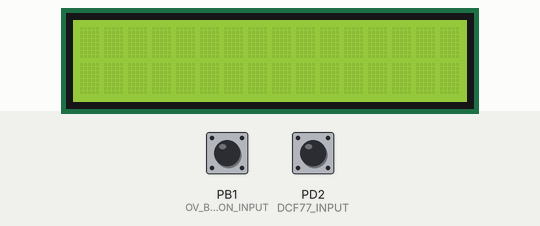
Bench run of a program on a simulated ATmega328P, built with avr-gcc and emulated at 16 MHz. On the bench: 20×4 character LCD. Wiring (inferred from the names in the program): character LCD (HD44780): RS PD4; R/W PD5; E PD6; data PC0, PC1, PC2, PC3. The test bench sets the inputs (shaded band); at power-on: PD2 (DCF77_INPUT) HIGH, PB1 (OV_BUTTON_INPUT) HIGH.

Above: at 1.2 s.
1.3 s: PD2 (DCF77_INPUT) pulled LOW for 1 s
At 2.7 s:
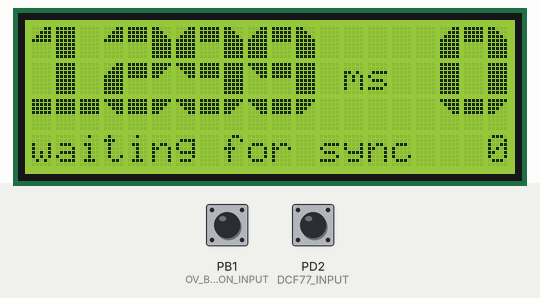
3.8 s: PD2 (DCF77_INPUT) pulled LOW for 0.15 s
At 4.5 s:
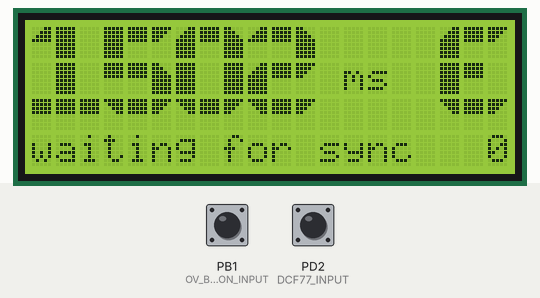
5.4 s: PD2 (DCF77_INPUT) pulled LOW for 3.2 s
At 7.5 s:
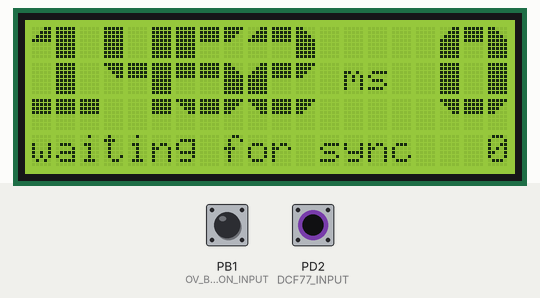
10.1 s: PD2 (DCF77_INPUT) pulled LOW for 1 s
At 11.8 s:
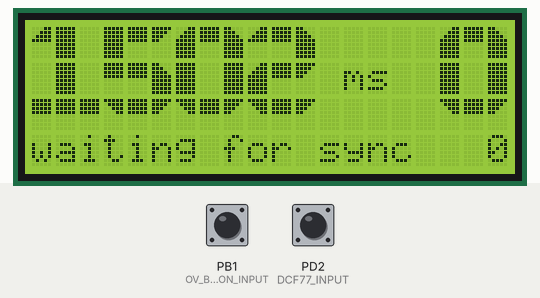
12.6 s: PD2 (DCF77_INPUT) pulsed LOW 2 times (0.12 s each, 0.3 s apart)
At 13.8 s:
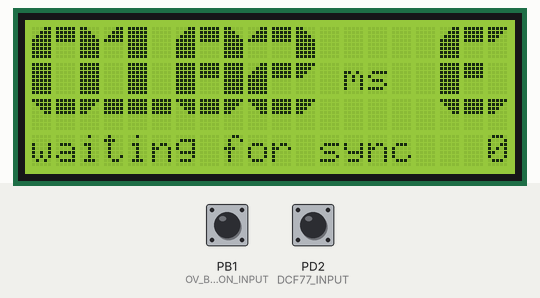
14.7 s: PD2 (DCF77_INPUT) pulled LOW for 0.15 s
At 16.2 s:
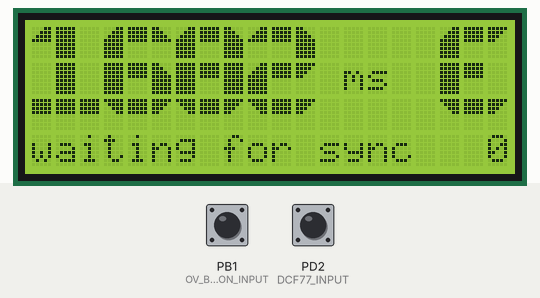
Timing chart, 0 to 17.3 s (numbered marks = the images above; inputs shaded):
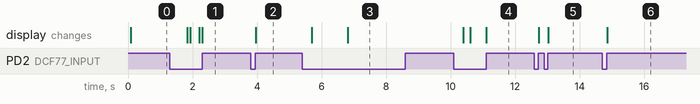

The program:

main.c
```c
#include <string.h>
#include <stdio.h>
#include <stdbool.h>
#include <time.h>
#include <avr/interrupt.h>
#include "hd44780.h"
#include "lcdfont.h"

#define EDGE_1_MS	800	/* 200ms edge non-inverted. */
#define EDGE_0_MS	900	/* 100ms edge non-inverted.  */
#define EDGE_SYNC_0_MS	1900
#define EDGE_SYNC_1_MS	1800
#define TOLERANCE_MS	40

#define DCF77_DDR	DDRD
#define DCF77_PORT	PORTD
#define DCF77_INPUT	PD2

#define HD77480_COLS	20
#define HD77480_ROWS	4

#define BIT_SYNC	254
#define BIT_NOISY	255

#define OV_BUTTON_DDR	DDRB
#define OV_BUTTON_PORT	PORTB
#define OV_BUTTON_INPUT PB1

struct time_date_t {
	uint8_t sec;		/* 0..59 */
	uint8_t min;		/* 0..59 */
	uint8_t hour;		/* 0..23 */
	uint8_t day;		/* 1..31 */
	uint8_t wday;		/* 1..7 */
	uint8_t month;		/* 1..12 */
	uint8_t year;		/* 0..99 */
	uint8_t cest;		/* 0 false, 1 true */
};

const char *WEEKDAYS[] = {"Sun", "Mon", "Tue", "Wed", "Thu", "Fri", "Sat"};

typedef enum {
	WAIT_FOR_SYNC = 0,
	DECODING      = 1,
	OPERATING     = 2
} dcf77_state_t;

typedef enum {
	DATE_TIME  = 0,
	EDGE_INFO  = 1,
	STATISTICS = 2,
	VERSION	   = 3,
	MENU_END   = 4
} menu_state_t;

volatile dcf77_state_t dcf77_state = WAIT_FOR_SYNC;
volatile uint16_t tim0_cnt = 0;
volatile time_t tim1_cnt = 0;
volatile uint8_t bits[60] = {0};
volatile uint8_t bit_cnt = 0;
volatile uint16_t measured_edge = 0;
volatile uint64_t num_invalid_edges = 0;
volatile uint64_t num_total_edges = 0;
uint64_t num_sec_dcf77 = 0;
uint64_t num_sec_timer = 0;
menu_state_t menu_state = EDGE_INFO;

ISR(INT0_vect)
{
	if (tim0_cnt > 0) {
		if (EDGE_1_MS - TOLERANCE_MS < tim0_cnt &&
		    tim0_cnt < EDGE_1_MS + TOLERANCE_MS)
			bits[bit_cnt] = 1;
		else if (EDGE_0_MS - TOLERANCE_MS < tim0_cnt &&
			 tim0_cnt < EDGE_0_MS + TOLERANCE_MS)
			bits[bit_cnt] = 0;
		else if (EDGE_SYNC_0_MS - TOLERANCE_MS < tim0_cnt &&
			 tim0_cnt < EDGE_SYNC_0_MS + TOLERANCE_MS) {
			bits[bit_cnt] = 0;
			bit_cnt = 59;
			bits[bit_cnt] = BIT_SYNC;
			dcf77_state = dcf77_state == WAIT_FOR_SYNC ? DECODING : OPERATING;
		} else if (EDGE_SYNC_1_MS - TOLERANCE_MS < tim0_cnt &&
			   tim0_cnt < EDGE_SYNC_1_MS + TOLERANCE_MS) {
			bits[bit_cnt] = 1;
			bit_cnt = 59;
			bits[bit_cnt] = BIT_SYNC;
			dcf77_state = dcf77_state == WAIT_FOR_SYNC ? DECODING : OPERATING;
		} else {
			/* Noisy undetermined signal. */
			bit_cnt = 59;
			bits[bit_cnt] = BIT_NOISY;
			dcf77_state = WAIT_FOR_SYNC;
			num_invalid_edges++;
		}
		bit_cnt	= (bit_cnt + 1) % 60;
		measured_edge = tim0_cnt;
		num_total_edges++;
		tim0_cnt = 0;
	}
}

ISR(TIMER0_COMPA_vect)
{
	/* This counter is increased every 1ms. */
	tim0_cnt++;
}

ISR(TIMER1_COMPA_vect)
{
	/* This counter is increased every 1sec. */
	tim1_cnt++;
}

void print_ms_bit(const uint8_t bit)
{
	char edge_ms[HD77480_COLS + 1] = {0};

	if (bit == BIT_NOISY)
		sprintf(edge_ms, "%04d     %c", measured_edge, 'E');
	else
		sprintf(edge_ms, "%04d     %d", measured_edge, bit);
	print_bigfont(edge_ms);

	lcd_print_cr("     ", 12, 0);
	lcd_print_cr(" ms  ", 12, 1);
	lcd_print_cr("     ", 12, 2);
}

void print_date_time(const struct time_date_t *time_date, const bool is_dcf77)
{
	char time[HD77480_COLS + 1] = {0};
	char date[HD77480_COLS + 1] = {0};

	sprintf(time, "%02d:%02d:%02d", time_date->hour, time_date->min, time_date->sec);
	sprintf(date, "%s %02d.%02d.20%02d %s", WEEKDAYS[time_date->wday % 7],
		time_date->day, time_date->month, time_date->year,
		time_date->cest ? "CEST " : "CET  ");

	print_bigfont(time);
	lcd_print_cr(date, 0, 3);

	if (is_dcf77) {
		/* Print antenna symbol to visualize that clock is using DCF77 signal. */
		lcd_set_cursor(19, 3);
		lcd_print_raw(183);
	}
}

void print_dcf77_state(void)
{
	char sync_cnt_str[HD77480_COLS + 1] = {0};

	dcf77_state == WAIT_FOR_SYNC ?
		sprintf(sync_cnt_str, "waiting for sync %3d", bit_cnt) :
		sprintf(sync_cnt_str, "decoding bit     %3d", bit_cnt);
	lcd_print_cr(sync_cnt_str, 0, 3);
}

void print_stats(void)
{
	char edge_error_rate[20] = {0};
	char uptime_dcf77_rate[20] = {0};
	char mean_sd_800[20] = "mean:sd: 809:12";
	char mean_sd_900[20] = "mean:sd: 911:08";

	snprintf(edge_error_rate, 20, "error rate: %3.2f %%",
		 100.0 * num_invalid_edges / num_total_edges);
	snprintf(uptime_dcf77_rate, 20, "dcf uptime: %3.2f %%",
		 100.0 * num_sec_dcf77 / (num_sec_dcf77 + num_sec_timer));

	lcd_clear();
	lcd_print_cr(edge_error_rate, 0, 0);
	lcd_print_cr(uptime_dcf77_rate, 0, 1);
	lcd_print_cr(mean_sd_800, 0, 2);
	lcd_print_cr(mean_sd_900, 0, 3);
}

uint8_t parity(volatile const uint8_t bits[60],
	       const uint8_t f, const uint8_t t)
{
	uint8_t res = 0;

	for (uint8_t b = f; b <= t; b++)
		res ^= bits[b];

	return res;
}

uint8_t decode_bcd(volatile const uint8_t bits[60], const uint8_t len)
{
	uint8_t res = 0;

	for (uint8_t l = 0; l < len; l++)
		res += bits[l] * (1 << l);

	return res;
}

bool decode(volatile const uint8_t bits[60], struct time_date_t *time_date)
{
	time_date->cest	 = bits[17];
	time_date->sec	 = bit_cnt;
	time_date->min	 = 10 *	decode_bcd(&bits[25], 3) + decode_bcd(&bits[21], 4);
	time_date->hour	 = 10 *	decode_bcd(&bits[33], 2) + decode_bcd(&bits[29], 4);
	time_date->day	 = 10 *	decode_bcd(&bits[40], 2) + decode_bcd(&bits[36], 4);
	time_date->wday	 = decode_bcd(&bits[42], 3);
	time_date->month = 10 * decode_bcd(&bits[49], 1) + decode_bcd(&bits[45], 4);
	time_date->year	 = 10 *	decode_bcd(&bits[54], 4) + decode_bcd(&bits[50], 4);

	/* Bit sanity checks. */
	return (!(bits[0] || !bits[20] || parity(bits, 21, 28)
		  || parity(bits, 29, 35) || parity(bits, 36, 58)));
}

time_t as_time_t(const struct time_date_t *time_date)
{
	struct tm _tm;
	memset(&_tm, 0, sizeof(struct tm));

	_tm.tm_sec  = time_date->sec;
	_tm.tm_min  = time_date->min;
	_tm.tm_hour = time_date->hour;
	_tm.tm_mday = time_date->day;
	_tm.tm_mon  = time_date->month - 1;
	_tm.tm_wday = time_date->wday;
	_tm.tm_year = time_date->year + 100;
	_tm.tm_isdst = ~time_date->cest;

	return (mktime(&_tm));
}

void as_time_date_t(struct time_date_t *time_date)
{
	struct tm *_tm = localtime((time_t *)&tim1_cnt);

	time_date->sec = _tm->tm_sec;
	time_date->min = _tm->tm_min;
	time_date->hour = _tm->tm_hour;
	time_date->day = _tm->tm_mday;
	time_date->month = _tm->tm_mon + 1;
	time_date->wday = _tm->tm_wday;
	time_date->year = _tm->tm_year - 100;
	time_date->cest = ~_tm->tm_isdst;
}

void init(void)
{
	/* Init DCF77_INPUT as signal input. */
	DCF77_DDR &= ~(1 << DCF77_INPUT);
	/* Activate Pull-Up resistor on DCF77_INPUT. */
	DCF77_PORT |= (1 << DCF77_INPUT);

	/* Low level ¯¯¯|__|¯¯¯ on INT0 generates an interrupt request. */
	EICRA = 0;

	/* Activate INT0. */
	EIMSK |= (1 << INT0);

	/* Initialize 1msec interrupt timer. */
	/* Set the timer to clear timer on compare match mode (CTC). */
	TCCR0A |= (1 << WGM01);

	/* Set prescaler to 64. */
	TCCR0B |= (1 << CS01) | (1 << CS00);

	/* We want a delay of 1ms (1 * 10^(-3)),
	   run at 16Mhz (16 * 10^6) and use a prescaler of 64, thus:
	   Timer count = Delay / Clock time period - 1
	           249 = (1 * 10^(-3)) / (1 / (16 * 10^6 / 64)) - 1
	   If this value is reached, then 1ms is passed. */
	OCR0A = 249;

	/* Enable compare and match ISR(TIMER0_COMPA_vect). */
	TIMSK0 |= (1 << OCIE0A);

	/* Initialize 1sec interrupt timer. */
	/* Set prescaler to 1024 and CTC mode. */
	TCCR1B |= (1 << CS12) | (1 << CS10) | (1 << WGM12);

	/* We want a delay of 1s, run at 16 Mhz and use a prescaler of 1024,
	   thus: (1 * 1) / (1 / (16 * 10^6 / 1024)) - 1 = 15624. */
	OCR1A = 15624;

	/* Enable compare and match ISR(TIMER1_COMPA_vect). */
	TIMSK1 |= (1 << OCIE1A);

	/* Enable interrupts. */
	sei();

	/* Init hd77480 LCD. */
	lcd_init(HD77480_COLS, HD77480_ROWS);
	lcd_init_charmaps();

	/* Init overview button as input switch. */
	OV_BUTTON_DDR &= ~(1 << OV_BUTTON_INPUT);
	/* Activate Pull-Up resistor on OV_BUTTON_INPUT. */
	OV_BUTTON_PORT |= (1 << OV_BUTTON_INPUT);
}

int main(void)
{
	struct time_date_t time_date;
	memset(&time_date, 0, sizeof(struct time_date_t));
	bool valid = false;
	struct time_date_t timer_time_date = {.year = 0};

	init();

	while (1) {
		if (!(PINB & (1 << OV_BUTTON_INPUT))) {
			_delay_us(1000);
			if (!(PINB & (1 << OV_BUTTON_INPUT)))
				menu_state = (menu_state + 1) % MENU_END;
		}

		/* Run in 1sec interrupt timer mode when no valid dcf77
		   edges can be received. We use timer_time_date.year to make
		   sure we received at least once a valid decoded dcf77 time. */
		if (timer_time_date.year && dcf77_state != OPERATING) {
			num_sec_timer++; /* For statistics, count number of seconds
					    we run in timer mode. */
			as_time_date_t(&time_date);
			print_date_time(&time_date, false);
		}
		/* A valid dcf77 edge was detected. */
		else if (tim0_cnt == 0) {
			if (dcf77_state == OPERATING) {
				time_date.sec = bit_cnt;
				num_sec_dcf77++; /* For statistics, count number of seconds
						    we run in operating dcf77 mode. */
				if (bits[59] == BIT_SYNC) {
					bits[59] = 0;
					valid = decode(bits, &time_date);
					/* If we hit the sync signal and decoded the
					   time, then set the 1sec timer tim1_cnt to
					   seconds since 1970 decoded from dcf77. */
					if (valid)
						tim1_cnt = as_time_t(&time_date);
				}
				if (valid) {
					print_date_time(&time_date, true);
					memcpy(&timer_time_date, &time_date,
					       sizeof(struct time_date_t));
				} else
					dcf77_state = WAIT_FOR_SYNC;
			} else {
				if (bits[59] == BIT_NOISY) {
					bits[59] = 0;
					print_ms_bit(BIT_NOISY);
				} else
					print_ms_bit(bits[bit_cnt - 1]);
				print_dcf77_state();
			}
		}
	}

	return 0;
}
```

hd44780.c
```c
#include <stdio.h>
#include <avr/interrupt.h>
#include <avr/io.h>
#include "hd44780.h"

/*
  |   1 |   2 |  3 |  4 |  5 |  6 |  7 |  8 |  9 | 10 | 11 | 12 | 13 | 14 |  15 |  16 |
  |-----+-----+----+----+----+----+----+----+----+----+----+----+----+----+-----+-----|
  | GND | VCC | VO | RS | RW | EN | D0 | D1 | D2 | D3 | D4 | D5 | D6 | D7 | BLA | BLK |

  (taken from https://en.wikipedia.org/wiki/Hitachi_HD44780_LCD_controller)
  1  Ground
  2  VCC (+3.3 to +5V)
  3  Contrast adjustment (VO)
  4  Register Select (RS). RS=0: Command, RS=1: Data
  5  Read/Write (R/W). R/W=0: Write,
     R/W=1: Read (This pin is optional due to the fact
     that most of the time you will only want to write
     to it and not read. Therefore, in general use, this
     pin will be permanently connected directly to ground.)
  6  Clock (Enable). Falling edge triggered
  7  Bit 0 (Not used in 4-bit operation)
  8  Bit 1 (Not used in 4-bit operation)
  9  Bit 2 (Not used in 4-bit operation)
  10 Bit 3 (Not used in 4-bit operation)
  11 Bit 4
  12 Bit 5
  13 Bit 6
  14 Bit 7
  15 Backlight Anode (+) (If applicable)
  16 Backlight Cathode (-) (If applicable)
 */

#define HD77480_CTRL_DDR	DDRD
#define HD77480_CTRL_PORT	PORTD
#define HD77480_RS		PD4 /* Arduino 4 */
#define HD77480_RW		PD5 /* Arduino 5 */
#define HD77480_EN		PD6 /* Arduino 6 */

#define HD77480_DATA_DDR	DDRC // DDRB
#define HD77480_DATA_PORT	PORTC // PORTB
#define HD77480_D4		PC0 //PB0 /* Arduino 8 */
#define HD77480_D5		PC1 //PB1 /* Arduino 9 */
#define HD77480_D6		PC2 //PB2 /* Arduino 10 */
#define HD77480_D7		PC3 //PB3 /* Arduino 11 */

#define RS_COMMAND(val) send(val, 0)
#define RS_DATA(val) send(val, 1)

static uint8_t row_offsets[4]	= {0};
static uint8_t display_function = 0;
static uint8_t display_control	= 0;
static uint8_t display_mode	= 0;
static uint8_t nrows		= 0;

static void pulse_enable(void)
{
	HD77480_CTRL_PORT &= ~(1 << HD77480_EN);
	_delay_us(1);
	HD77480_CTRL_PORT |= (1 << HD77480_EN);
	_delay_us(1);		/* Enable pulse must be > 450ns. */
	HD77480_CTRL_PORT &= ~(1 << HD77480_EN);
	_delay_us(100);		/* Commands need > 37us to settle.  */

}

static void write4bits(const uint8_t val)
{
	if ((val >> 0) & 0x01)
		HD77480_DATA_PORT |= (1 << HD77480_D4);
	else
		HD77480_DATA_PORT &= ~(1 << HD77480_D4);

	if ((val >> 1) & 0x01)
		HD77480_DATA_PORT |= (1 << HD77480_D5);
	else
		HD77480_DATA_PORT &= ~(1 << HD77480_D5);

	if ((val >> 2) & 0x01)
		HD77480_DATA_PORT |= (1 << HD77480_D6);
	else
		HD77480_DATA_PORT &= ~(1 << HD77480_D6);

	if ((val >> 3) & 0x01)
		HD77480_DATA_PORT |= (1 << HD77480_D7);
	else
		HD77480_DATA_PORT &= ~(1 << HD77480_D7);

	pulse_enable();
}

static void send(const uint8_t val, const uint8_t mode)
{
	if (mode)
		HD77480_CTRL_PORT |= (1 << HD77480_RS);
	else
		HD77480_CTRL_PORT &= ~(1 << HD77480_RS);

	HD77480_CTRL_PORT &= ~(1 << HD77480_RW);

	write4bits(val >> 4);
	write4bits(val);
}

static void set_row_offsets(const uint8_t row0, const uint8_t row1,
			    const uint8_t row2, const uint8_t row3)
{
	row_offsets[0] = row0;
	row_offsets[1] = row1;
	row_offsets[2] = row2;
	row_offsets[3] = row3;
}

static void begin(const uint8_t ncols, const uint8_t _nrows,
		  const uint8_t _dotsize)
{
	nrows = _nrows;

	if (nrows > 1)
		display_function |= LCD_2LINE;

	set_row_offsets(0x00, 0x40, 0x00 + ncols, 0x40 + ncols);

	/* For some 1 lines displays you can select a 10 pixel high font. */
	if ((_dotsize != LCD_5x8DOTS) && (nrows == 1))
		display_function |= LCD_5x10DOTS;

	_delay_us(50000);
	HD77480_CTRL_PORT &= ~(1 << HD77480_RS);
	HD77480_CTRL_PORT &= ~(1 << HD77480_EN);
	HD77480_CTRL_PORT &= ~(1 << HD77480_RW);

	/* Start in 8-bit mode, try to set 4-bit mode. */
	write4bits(0x03);
	/* Wait at least 4.1ms */
	_delay_us(4500);
	/* Second try */
	write4bits(0x03);
	/* Wait min 4.1ms */
	_delay_us(4500);
	/* Third try and go. */
	write4bits(0x03);
	_delay_us(150);
	/* Finally set 4-bit interface. */
	write4bits(0x02);

	/* Set # lines, font size, etc. */
	RS_COMMAND(LCD_FUNCTIONSET | display_function);

	/* Turn display on with no cursor or blinking default. */
	display_control = LCD_DISPLAYON | LCD_CURSOROFF | LCD_BLINKOFF;
	lcd_on();
	lcd_clear();

	/* Initialize to default text direction (for roman languages). */
	display_mode = LCD_ENTRYLEFT | LCD_ENTRYSHIFTDECREMENT;
	/* Set the entry mode. */
	RS_COMMAND(LCD_ENTRYMODESET | display_mode);
}

void lcd_off(void)
{
	display_control &= ~LCD_DISPLAYON;
	RS_COMMAND(LCD_DISPLAYCONTROL | display_control);
}

void lcd_on(void)
{
	display_control |= LCD_DISPLAYON;
	RS_COMMAND(LCD_DISPLAYCONTROL | display_control);
}

void lcd_blink_off(void)
{
	display_control &= ~LCD_BLINKON;
	RS_COMMAND(LCD_DISPLAYCONTROL | display_control);
}

void lcd_blink_on(void)
{
	display_control |= LCD_BLINKON;
	RS_COMMAND(LCD_DISPLAYCONTROL | display_control);
}

void lcd_cursor_off(void)
{
	display_control &= ~LCD_CURSORON;
	RS_COMMAND(LCD_DISPLAYCONTROL | display_control);
}

void lcd_cursor_on(void)
{
	display_control |= LCD_CURSORON;
	RS_COMMAND(LCD_DISPLAYCONTROL | display_control);
}

void lcd_clear(void)
{
	/* Clear display, set cursor position to zero. */
	RS_COMMAND(LCD_CLEARDISPLAY);
	_delay_us(2000);
}

void lcd_home(void)
{
	/* Set cursor position to zero. */
	RS_COMMAND(LCD_RETURNHOME);
	_delay_us(2000);
}

void lcd_scroll_left(void)
{
	RS_COMMAND(LCD_CURSORSHIFT | LCD_DISPLAYMOVE | LCD_MOVELEFT);
}

void lcd_scroll_right(void)
{
	RS_COMMAND(LCD_CURSORSHIFT | LCD_DISPLAYMOVE | LCD_MOVERIGHT);
}

void lcd_entry_left(void)
{
	display_mode |= LCD_ENTRYLEFT;
	RS_COMMAND(LCD_ENTRYMODESET | display_mode);
}

void lcd_entry_right(void)
{
	display_mode &= ~LCD_ENTRYLEFT;
	RS_COMMAND(LCD_ENTRYMODESET | display_mode);
}

void lcd_autoscroll_on(void)
{
	display_mode |= LCD_ENTRYSHIFTINCREMENT;
	RS_COMMAND(LCD_ENTRYMODESET | display_mode);
}

void lcd_autoscroll_off(void)
{
	display_mode &= ~LCD_ENTRYSHIFTINCREMENT;
	RS_COMMAND(LCD_ENTRYMODESET | display_mode);
}

void lcd_init(const uint8_t ncols, const uint8_t nrows)
{
	/* Make control pins HD77480_RS, HD77480_RW, HD77480_EN as ouput for writing. */
	HD77480_CTRL_DDR |= (1 << HD77480_RS) | (1 << HD77480_RW) | (1 << HD77480_EN);
	/* Make data pins HD77480_D4, HD77480_D5, HD77480_D6, HD77480_D7 as output for writing. */
	HD77480_DATA_DDR |= (1 << HD77480_D4) | (1 << HD77480_D5) |
			    (1 << HD77480_D6) | (1 << HD77480_D7);


	display_function = LCD_4BITMODE | LCD_1LINE | LCD_5x8DOTS;
	begin(ncols, nrows, LCD_5x8DOTS);
}

void lcd_create_charmap(uint8_t location, const uint8_t charmap[])
{
	/* We only have 8 locations, 0 to 7. */
	location &= 0x07;
	RS_COMMAND(LCD_SETCGRAMADDR | (location << 3));
	RS_DATA(charmap[0]); RS_DATA(charmap[1]);
	RS_DATA(charmap[2]); RS_DATA(charmap[3]);
	RS_DATA(charmap[4]); RS_DATA(charmap[5]);
	RS_DATA(charmap[6]); RS_DATA(charmap[7]);
}

void lcd_set_cursor(const uint8_t col, uint8_t row)
{
	const uint8_t max_lines = sizeof(row_offsets) / sizeof(*row_offsets);
	if (row >= max_lines)
		row = max_lines - 1;
	if (row >= nrows)
		row = nrows - 1;

	RS_COMMAND(LCD_SETDDRAMADDR | (col + row_offsets[row]));
}

void lcd_print(const char *text)
{
	while (*text) {
		RS_DATA(*text);
		text++;
	}
}

void lcd_print_cr(const char *text, const uint8_t col, const uint8_t row)
{
	lcd_set_cursor(col, row);
	lcd_print(text);
}

void lcd_print_raw(const uint8_t val)
{
	RS_DATA(val);
}
```

lcdfont.h
```c
#ifndef LCDFONT_H
#define LCDFONT_H

#include <stdint.h>

void lcd_init_charmaps(void);
void lcd_print_col_block(const uint8_t col, const uint8_t row,
			 const uint8_t blk1, const uint8_t blk2,
			 const uint8_t blk3);
void print_bigfont(const char *text);

#endif
```

Source omitted: hd44780.h (1749 bytes), lcdfont.c (3265 bytes)

Measured:
- after the input at 1.3 s, the display: first changes after 0.54 s (image 1 shows a later state)
- after the input at 3.8 s, the display: changes after 0.16 s (image 2)
- after the input at 5.4 s, the display: first changes after 0.29 s (image 3 shows a later state)
- after the input at 10.1 s, the display: changes after 0.29 s (image 4)
- after the input at 12.6 s, the display: first changes after 0.13 s (image 5 shows a later state)
- after the input at 14.7 s, the display: changes after 0.15 s (image 6)
